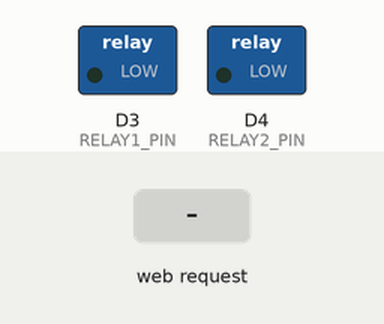
Simulated run of this sketch. Board: ESP8266 (NodeMCU). On the bench: switched loads named in the sketch (green lamp = pin HIGH). Inputs (shaded band) come from the test bench. WiFi joins after 1.5 s; servers stay silent unless stated; network time is answered at once with the bench clock; the local clock reads 2024-03-15 10:24:30 at power-on unless the sketch sets it; EEPROM starts erased; what the sketch prints to the serial monitor is not drawn.

Above: at 2.7 s.
2.8 s: HTTP request GET /relay1on received
At 3.9 s:
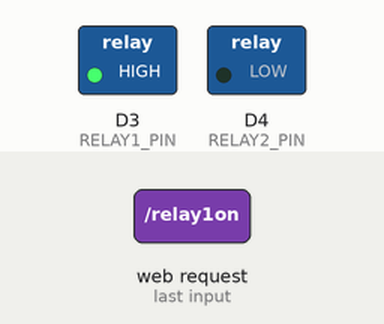
5.0 s: HTTP request GET /relay2on received
At 6.6 s:
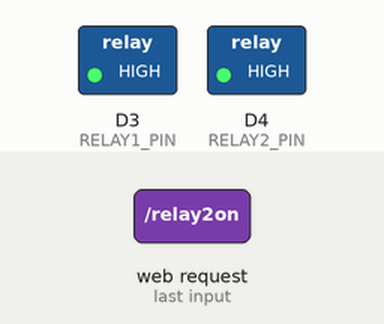
7.0 s: HTTP request GET /relay1off received
At 8.1 s:
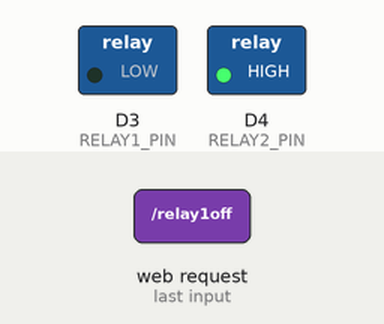
9.0 s: HTTP request GET /relay2off received
At 10.7 s:
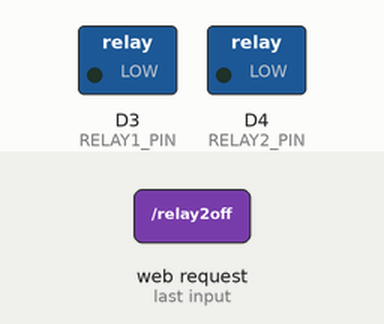
11.0 s: HTTP request GET /relay1on?relay1on=1&relay1off=1&relay2on=1 received
At 12.4 s:
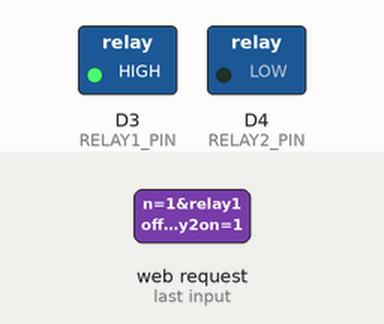
Timing chart, 0 to 14.0 s (numbered marks = the images above; inputs shaded):
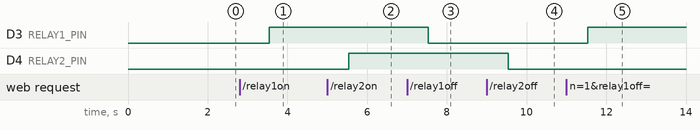

The sketch:

NodeMCU_Dual_Relay_Timer_Controller.ino
```cpp
#include <ESP8266WiFi.h>
#include <ESP8266WebServer.h>
#include <EEPROM.h>
#include <TimeLib.h>
#include <NTPClient.h>
#include <WiFiUdp.h>

// WiFi credentials
const char* ssid = "Your SSID";
const char* password = "Your Password";

// Define relay pins
const int RELAY1_PIN = D3;
const int RELAY2_PIN = D4;

// EEPROM addresses
const int EEPROM_SIZE = 512;
const int ADDR_RELAY1_ON = 0;
const int ADDR_RELAY1_OFF = 20;
const int ADDR_RELAY2_ON = 40;
const int ADDR_RELAY2_OFF = 60;
const int ADDR_SCHEDULE_STATE = 80;
const int ADDR_MIDNIGHT_RESET = 100;
const int ADDR_RELAY1_NAME = 120;
const int ADDR_RELAY2_NAME = 150;
const int ADDR_RELAY1_TYPE = 180;
const int ADDR_RELAY2_TYPE = 181;

// Time storage
String relay1OnTime = "00:00";
String relay1OffTime = "00:00";
String relay2OnTime = "00:00";
String relay2OffTime = "00:00";
bool scheduleEnabled = true;
bool midnightAutoResetEnabled = false;

// Relay names and types
String relay1Name = "Relay 1";
String relay2Name = "Relay 2";
bool relay1Type = true; // true for NO, false for NC
bool relay2Type = true; // true for NO, false for NC

// NTP Client setup for IST
WiFiUDP ntpUDP;
NTPClient timeClient(ntpUDP, "pool.ntp.org");
const long gmtOffset_sec = 19800; // IST offset of 5:30 hours in seconds

// Create web server object
ESP8266WebServer server(80);

void setup() {
  Serial.begin(115200);
  EEPROM.begin(EEPROM_SIZE);

  if(EEPROM.read(0) == 255) {
    initializeDefaultSettings();
  }

  // Set relay pins as outputs
  pinMode(RELAY1_PIN, OUTPUT);
  pinMode(RELAY2_PIN, OUTPUT);

  // Set initial relay states to OFF
  digitalWrite(RELAY1_PIN, relay1Type ? LOW : HIGH);
  digitalWrite(RELAY2_PIN, relay2Type ? LOW : HIGH);

  // Load saved settings from EEPROM
  loadSettingsFromEEPROM();

  // Connect to WiFi
  WiFi.begin(ssid, password);
  while (WiFi.status() != WL_CONNECTED) {
    delay(500);
    Serial.print(".");
  }
  Serial.println("");
  Serial.print("Connected to WiFi. IP address: ");
  Serial.println(WiFi.localIP());

  // Initialize NTP Client
  timeClient.begin();
  timeClient.setTimeOffset(gmtOffset_sec);

  // Define server routes
  server.on("/", handleRoot);
  server.on("/setRelay1Times", HTTP_POST, handleRelay1Times);
  server.on("/setRelay2Times", HTTP_POST, handleRelay2Times);
  server.on("/relay1on", handleRelay1On);
  server.on("/relay1off", handleRelay1Off);
  server.on("/relay2on", handleRelay2On);
  server.on("/relay2off", handleRelay2Off);
  server.on("/enableSchedule", handleEnableSchedule);
  server.on("/disableSchedule", handleDisableSchedule);
  server.on("/enableMidnightReset", handleEnableMidnightReset);
  server.on("/disableMidnightReset", handleDisableMidnightReset);
  server.on("/setRelayConfig", HTTP_POST, handleRelayConfig);

  server.begin();
}

void initializeDefaultSettings() {
  relay1Name = "Relay 1";
  relay2Name = "Relay 2";
  writeStringToEEPROM(ADDR_RELAY1_NAME, relay1Name);
  writeStringToEEPROM(ADDR_RELAY2_NAME, relay2Name);
  EEPROM.write(ADDR_RELAY1_TYPE, 1);  // Default to NO
  EEPROM.write(ADDR_RELAY2_TYPE, 1);  // Default to NO
  EEPROM.commit();
}

void loop() {
  server.handleClient();
  timeClient.update();
  checkScheduledTasks();
  delay(1000);
}

void handleRoot() {
  String currentTime = timeClient.getFormattedTime();

  String html = "<!DOCTYPE html><html>";
  html += "<head><meta name='viewport' content='width=device-width, initial-scale=1'>";
  html += "<style>";
  html += "body { font-family: Arial; text-align: center; margin: 20px; background-color: #f0f0f0; }";
  html += ".container { max-width: 800px; margin: 0 auto; }";
  html += ".button { background-color: #4CAF50; color: white; padding: 10px 20px; ";
  html += "border: none; border-radius: 4px; cursor: pointer; margin: 5px; }";
  html += ".button:hover { background-color: #45a049; }";
  html += ".button.red { background-color: #f44336; }";
  html += ".button.red:hover { background-color: #da190b; }";
  html += ".button.blue { background-color: #2196F3; }";
  html += ".button.blue:hover { background-color: #0b7dda; }";
  html += ".input-group { margin: 20px 0; padding: 20px; background-color: white; border-radius: 8px; box-shadow: 0 2px 4px rgba(0,0,0,0.1); }";
  html += "input[type='time'], input[type='text'] { padding: 8px; margin: 5px; border: 1px solid #ddd; border-radius: 4px; }";
  html += ".status { font-weight: bold; margin: 10px 0; }";
  html += ".time-display { background: #f8f9fa; padding: 15px; border-radius: 8px; margin: 15px 0; }";
  html += ".current-time { font-size: 1.4em; color: #333; font-weight: bold; }";
  html += ".current-date { font-size: 1.1em; color: #666; margin-top: 5px; }";
  html += ".schedule-status { font-size: 1.1em; color: " + String(scheduleEnabled ? "#4CAF50" : "#f44336") + "; margin: 10px 0; }";
  html += ".status { font-size: 1.1em; color: " + String(midnightAutoResetEnabled ? "#4CAF50" : "#f44336") + "; margin: 10px 0; }";
  html += "</style>";

  // Add JavaScript for auto-updating time
  html += "<script>";
  html += "function updateDateTime() {";
  html += "  const now = new Date();";
  html += "  const timeOptions = {";
  html += "    timeZone: 'Asia/Kolkata',";
  html += "    hour12: false,";
  html += "    hour: '2-digit',";
  html += "    minute: '2-digit',";
  html += "    second: '2-digit'";
  html += "  };";
  html += "  const dateOptions = {";
  html += "    timeZone: 'Asia/Kolkata',";
  html += "    weekday: 'long',";
  html += "    year: 'numeric',";
  html += "    month: 'long',";
  html += "    day: 'numeric'";
  html += "  };";
  html += "  document.getElementById('current-time').innerHTML = now.toLocaleTimeString('en-US', timeOptions);";
  html += "  document.getElementById('current-date').innerHTML = now.toLocaleDateString('en-US', dateOptions);";
  html += "}";
  html += "setInterval(updateDateTime, 1000);";
  html += "document.addEventListener('DOMContentLoaded', updateDateTime);";
  html += "</script>";
  html += "</head><body>";

  html += "<div class='container'>";
  html += "<h1>NodeMCU Relay Timer Schedule Control</h1>";

  html += "<div class='time-display'>";
  html += "<div class='current-time'>Time (IST): <span id='current-time'>" + currentTime + "</span></div>";
  html += "<div class='current-date'><span id='current-date'></span></div>";
  html += "</div>";


  // Schedule Control
  html += "<div class='input-group'>";
  html += "<h2>Schedule Control</h2>";
  if (scheduleEnabled) {
    html += "<a href='/disableSchedule'><button class='button red'>Disable Auto Schedule</button></a>";
  } else {
    html += "<a href='/enableSchedule'><button class='button blue'>Enable Auto Schedule</button></a>";
  }
  html += "<div class='schedule-status'>Schedule Status: " + String(scheduleEnabled ? "Enabled" : "Disabled") + "</div>";
  html += "</div>";

  // Midnight Auto-Reset Control
  html += "<div class='input-group'>";
  html += "<h2>Midnight Auto-Reset</h2>";
  html += "<p>Automatically turn off all relays at midnight</p>";
  if (midnightAutoResetEnabled) {
    html += "<a href='/disableMidnightReset'><button class='button red'>Disable Midnight Reset</button></a>";
  } else {
    html += "<a href='/enableMidnightReset'><button class='button blue'>Enable Midnight Reset</button></a>";
  }
  html += "<div class='status'>Status: " + String(midnightAutoResetEnabled ? "Enabled" : "Disabled") + "</div>";
  html += "</div>";

  // Relay Configuration
  html += "<div class='input-group'>";
  html += "<h2>Relay Configuration</h2>";
  html += "<h2>(If NO: HIGH turns relay ON, LOW turns relay OFF)</h2>";
  html += "<h2>(If NC: LOW turns relay ON, HIGH turns relay OFF)</h2>";
  html += "<form action='/setRelayConfig' method='POST'>";

  // Relay 1 Configuration
  html += "<div style='margin: 10px 0;'>";
  html += "<label for='relay1type'>Relay 1 Mode: </label>";
  html += "<select name='relay1type' id='relay1type'>";
  html += "<option value='NO' " + String(relay1Type ? "selected" : "") + ">Normally Open (NO)</option>";
  html += "<option value='NC' " + String(!relay1Type ? "selected" : "") + ">Normally Closed (NC)</option>";
  html += "</select>";
  html += "</div>";

  html += "<div style='margin: 10px 0;'>";
  html += "<label for='relay1name'>Name for Relay 1: </label>";
  html += "<input type='text' id='relay1name' name='relay1name' value='" + relay1Name + "' maxlength='20'>";
  html += "</div>";

  // Relay 2 Configuration
  html += "<div style='margin: 10px 0;'>";
  html += "<label for='relay2type'>Relay 2 Mode: </label>";
  html += "<select name='relay2type' id='relay2type'>";
  html += "<option value='NO' " + String(relay2Type ? "selected" : "") + ">Normally Open (NO)</option>";
  html += "<option value='NC' " + String(!relay2Type ? "selected" : "") + ">Normally Closed (NC)</option>";
  html += "</select>";
  html += "</div>";

  html += "<div style='margin: 10px 0;'>";
  html += "<label for='relay2name'>Name for Relay 2: </label>";
  html += "<input type='text' id='relay2name' name='relay2name' value='" + relay2Name + "' maxlength='20'>";
  html += "</div>";

  html += "<input type='submit' class='button' value='Save Configuration'>";
  html += "</form>";
  html += "</div>";


  // Relay 1 Controls
  html += "<div class='input-group'>";
  html += "<h2>" + relay1Name + "</h2>";
  html += "<form action='/setRelay1Times' method='POST'>";
  html += "<div>ON Time (NC OFF): <input type='time' name='relay1on' value='" + relay1OnTime + "'></div>";
  html += "<div>OFF Time (NC ON): <input type='time' name='relay1off' value='" + relay1OffTime + "'></div>";
  html += "<input type='submit' class='button' value='Save " + relay1Name + " Times'>";
  html += "</form>";
  html += "<div class='status'>Status: " + String(digitalRead(RELAY1_PIN) == (relay1Type ? HIGH : LOW) ? "ON" : "OFF") + "</div>";
  html += "<a href='/relay1on'><button class='button'>Turn ON (NC OFF)</button></a>";
  html += "<a href='/relay1off'><button class='button'>Turn OFF (NC ON)</button></a>";
  html += "</div>";

  // Relay 2 Controls
  html += "<div class='input-group'>";
  html += "<h2>" + relay2Name + "</h2>";
  html += "<form action='/setRelay2Times' method='POST'>";
  html += "<div>ON Time (NC OFF): <input type='time' name='relay2on' value='" + relay2OnTime + "'></div>";
  html += "<div>OFF Time (NC ON): <input type='time' name='relay2off' value='" + relay2OffTime + "'></div>";
  html += "<input type='submit' class='button' value='Save " + relay2Name + " Times'>";
  html += "</form>";
  html += "<div class='status'>Status: " + String(digitalRead(RELAY2_PIN) == (relay2Type ? HIGH : LOW) ? "ON" : "OFF") + "</div>";
  html += "<a href='/relay2on'><button class='button'>Turn ON (NC OFF)</button></a>";
  html += "<a href='/relay2off'><button class='button'>Turn OFF (NC ON)</button></a>";
  html += "</div>";

  html += "</div></body></html>";
  server.send(200, "text/html", html);
}
// Handler Functions
void handleRelay1Times() {
  if (server.hasArg("relay1on") && server.hasArg("relay1off")) {
    relay1OnTime = server.arg("relay1on");
    relay1OffTime = server.arg("relay1off");
    writeStringToEEPROM(ADDR_RELAY1_ON, relay1OnTime);
    writeStringToEEPROM(ADDR_RELAY1_OFF, relay1OffTime);
    EEPROM.commit();
    Serial.println(relay1Name + " times updated - ON: " + relay1OnTime + " OFF: " + relay1OffTime);
  }
  handleRoot();
}

void handleRelay2Times() {
  if (server.hasArg("relay2on") && server.hasArg("relay2off")) {
    relay2OnTime = server.arg("relay2on");
    relay2OffTime = server.arg("relay2off");
    writeStringToEEPROM(ADDR_RELAY2_ON, relay2OnTime);
    writeStringToEEPROM(ADDR_RELAY2_OFF, relay2OffTime);
    EEPROM.commit();
    Serial.println(relay2Name + " times updated - ON: " + relay2OnTime + " OFF: " + relay2OffTime);
  }
  handleRoot();
}

void handleRelay1On() {
  digitalWrite(RELAY1_PIN, relay1Type ? HIGH : LOW);
  Serial.println(relay1Name + " turned ON");
  handleRoot();
}

void handleRelay1Off() {
  digitalWrite(RELAY1_PIN, relay1Type ? LOW : HIGH);
  Serial.println(relay1Name + " turned OFF");
  handleRoot();
}

void handleRelay2On() {
  digitalWrite(RELAY2_PIN, relay2Type ? HIGH : LOW);
  Serial.println(relay2Name + " turned ON");
  handleRoot();
}

void handleRelay2Off() {
  digitalWrite(RELAY2_PIN, relay2Type ? LOW : HIGH);
  Serial.println(relay2Name + " turned OFF");
  handleRoot();
}

void handleEnableSchedule() {
  scheduleEnabled = true;
  EEPROM.write(ADDR_SCHEDULE_STATE, 1);
  EEPROM.commit();
  Serial.println("Schedule enabled");
  handleRoot();
}

void handleDisableSchedule() {
  scheduleEnabled = false;
  EEPROM.write(ADDR_SCHEDULE_STATE, 0);
  EEPROM.commit();
  Serial.println("Schedule disabled");
  handleRoot();
}

void handleEnableMidnightReset() {
  midnightAutoResetEnabled = true;
  EEPROM.write(ADDR_MIDNIGHT_RESET, 1);
  EEPROM.commit();
  Serial.println("Midnight auto-reset enabled");
  handleRoot();
}

void handleDisableMidnightReset() {
  midnightAutoResetEnabled = false;
  EEPROM.write(ADDR_MIDNIGHT_RESET, 0);
  EEPROM.commit();
  Serial.println("Midnight auto-reset disabled");
  handleRoot();
}

void handleRelayConfig() {
  if (server.hasArg("relay1name")) {
    relay1Name = server.arg("relay1name");
    writeStringToEEPROM(ADDR_RELAY1_NAME, relay1Name);
  }
  if (server.hasArg("relay2name")) {
    relay2Name = server.arg("relay2name");
    writeStringToEEPROM(ADDR_RELAY2_NAME, relay2Name);
  }
  if (server.hasArg("relay1type")) {
    relay1Type = (server.arg("relay1type") == "NO");
    EEPROM.write(ADDR_RELAY1_TYPE, relay1Type);
  }
  if (server.hasArg("relay2type")) {
    relay2Type = (server.arg("relay2type") == "NO");
    EEPROM.write(ADDR_RELAY2_TYPE, relay2Type);
  }
  EEPROM.commit();
  Serial.println("Relay configuration updated");
  handleRoot();
}

// EEPROM Functions
void loadSettingsFromEEPROM() {
  relay1OnTime = readStringFromEEPROM(ADDR_RELAY1_ON);
  relay1OffTime = readStringFromEEPROM(ADDR_RELAY1_OFF);
  relay2OnTime = readStringFromEEPROM(ADDR_RELAY2_ON);
  relay2OffTime = readStringFromEEPROM(ADDR_RELAY2_OFF);
  scheduleEnabled = EEPROM.read(ADDR_SCHEDULE_STATE) == 1;
  midnightAutoResetEnabled = EEPROM.read(ADDR_MIDNIGHT_RESET) == 1;
  relay1Name = readStringFromEEPROM(ADDR_RELAY1_NAME);
  relay2Name = readStringFromEEPROM(ADDR_RELAY2_NAME);
  relay1Type = EEPROM.read(ADDR_RELAY1_TYPE) == 1;
  relay2Type = EEPROM.read(ADDR_RELAY2_TYPE) == 1;

  // Set default names if empty
  if (relay1Name.length() == 0) relay1Name = "Relay 1";
  if (relay2Name.length() == 0) relay2Name = "Relay 2";

  Serial.println("Settings loaded from EEPROM");
}

void writeStringToEEPROM(int addr, String str) {
  int len = str.length();
  for (int i = 0; i < len; i++) {
    EEPROM.write(addr + i, str[i]);
  }
  EEPROM.write(addr + len, '\0');
}

String readStringFromEEPROM(int addr) {
  String str = "";
  char c;
  int i = 0;
  while (i < 20) {  // Set maximum length to prevent overflow
    c = EEPROM.read(addr + i);
    if (c == '\0' || c == 255) break;
    if (isAscii(c)) {  // Only add ASCII characters
      str += c;
    }
    i++;
  }
  return str.length() > 0 ? str : "Relay";  // Default value if empty
}


void checkScheduledTasks() {
  if (!scheduleEnabled) return;

  String currentTime = timeClient.getFormattedTime().substring(0, 5);

  // Midnight reset if enabled
  if (midnightAutoResetEnabled && currentTime == "00:00") {
    digitalWrite(RELAY1_PIN, relay1Type ? LOW : HIGH);
    digitalWrite(RELAY2_PIN, relay2Type ? LOW : HIGH);
    Serial.println("Midnight reset - all relays turned OFF");
    return;
  }

  // Regular schedule checks
  if (currentTime == relay1OnTime) {
    digitalWrite(RELAY1_PIN, relay1Type ? HIGH : LOW);
    Serial.println(relay1Name + " turned ON by schedule");
  }
  if (currentTime == relay1OffTime) {
    digitalWrite(RELAY1_PIN, relay1Type ? LOW : HIGH);
    Serial.println(relay1Name + " turned OFF by schedule");
  }
  if (currentTime == relay2OnTime) {
    digitalWrite(RELAY2_PIN, relay2Type ? HIGH : LOW);
    Serial.println(relay2Name + " turned ON by schedule");
  }
  if (currentTime == relay2OffTime) {
    digitalWrite(RELAY2_PIN, relay2Type ? LOW : HIGH);
    Serial.println(relay2Name + " turned OFF by schedule");
  }
}

// Optional: WiFi reconnection handling
void checkWiFiConnection() {
  if (WiFi.status() != WL_CONNECTED) {
    Serial.println("WiFi connection lost. Reconnecting...");
    WiFi.begin(ssid, password);
    int attempts = 0;
    while (WiFi.status() != WL_CONNECTED && attempts < 20) {
      delay(500);
      Serial.print(".");
      attempts++;
    }
    if (WiFi.status() == WL_CONNECTED) {
      Serial.println("\nReconnected to WiFi");
      Serial.println("IP address: " + WiFi.localIP().toString());
    } else {
      Serial.println("\nFailed to reconnect. Restarting...");
      ESP.restart();
    }
  }
}
```

Measured:
- after the input at 2.8 s, D3 (RELAY1_PIN): LOW → HIGH after 0.74 s
- after the input at 5.0 s, D4 (RELAY2_PIN): LOW → HIGH after 0.54 s
- after the input at 7.0 s, D3 (RELAY1_PIN): HIGH → LOW after 0.54 s
- after the input at 9.0 s, D4 (RELAY2_PIN): HIGH → LOW after 0.54 s
- after the input at 11.0 s, D3 (RELAY1_PIN): LOW → HIGH after 0.54 s
